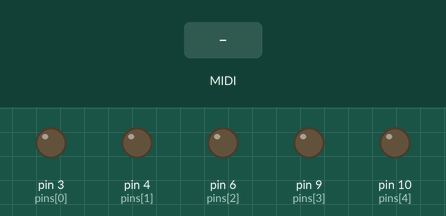
A sketch run on a simulated Teensy 3. Shown: output pins drawn as LEDs (lit = HIGH). The test bench sets the inputs (shaded band).

Above: at 1.2 s.
1.3 s: MIDI note 60 received
At 1.45 s:
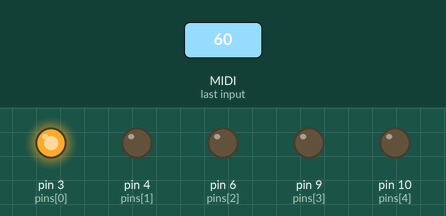
3.1 s: MIDI note 64 received
At 3.25 s:
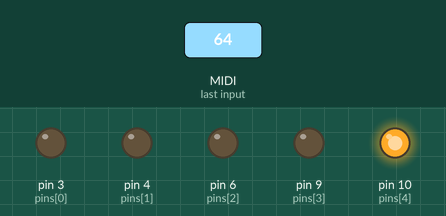
Timing chart, 0 to 6.1 s (numbered marks = the images above; inputs shaded):
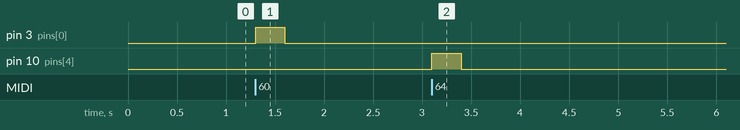

Measured:
- after the input at 1.3 s, pin 3 (pins[0]): LOW → HIGH at once, → LOW 0.30 s later
- after the input at 3.1 s, pin 10 (pins[4]): LOW → HIGH at once, → LOW 0.30 s later

The sketch:

musicBotsSustain.ino
```cpp
/* / **************************************
musicBotsSustain
Turn on the PWM pins specified in pins[] when
MIDI "note on" messages are received. Turn off when
corresponding "note off" message is received.

For use with 5 channel modular-muse motor driver board:
https://oshpark.com/shared_projects/uq5EsZsM
Made for a Teensy LC

or a 4 channel modular-muse motor driver board and some jumper wires
https://oshpark.com/shared_projects/1uvL8iDM

NOTE: this code uses Teensyduino:
https://www.pjrc.com/teensy/teensyduino.html

variables:
pins[] - this array determines output pins to use (assumes PWM)
lowNote - determines the starting MIDI note for the first motor channel,
          the rest count up one note per channel
MIDI velocity is mapped to PWM rate to control motor power/speed

by Jiffer Harriman - modular-muse.com
************************************** */

// use PWM pins 3, 4, 6, 9, 10
int pins[] = {3, 4, 6, 9, 10};
#define numNotes 5

// motor channel 0 will be triggered by lowNote
// motor channel 1 will be triggered by lowNote + 1 etc.
int lowNote = 60; // MIDI note 60 (C-2) // change to use different note triggers

// Teensy MIDI callbacks
void OnNoteOn(byte channel, byte note, byte velocity);
void OnNoteOff(byte channel, byte note, byte velocity);

// initialization
void setup() {
  // output pins
  for (int i = 0; i < 5; i++) {
    pinMode(pins[i], OUTPUT);
  }

  // init MIDI callbacks
  usbMIDI.setHandleNoteOn(OnNoteOn);
  usbMIDI.setHandleNoteOff(OnNoteOff);
}

// main loop
void loop() {
  while (usbMIDI.read()) {
  }

  // nothing to do here...

}

// OnNoteOn() callback
// When a new "note on" message is recieved
void OnNoteOn(byte channel, byte note, byte velocity) {

  // check if the note is in range for our possible motor outputs
  if (note >= lowNote && note < lowNote + numNotes) {
    // adjust for note # offset
    int notePin = note - lowNote;
    // linear map from MIDI's 7 bits of resolution to Teensy's 12
    analogWrite(pins[notePin], velocity << 5 );
  }

}

// OnNoteOff() callback
// When a new "note off" message is received
void OnNoteOff(byte channel, byte note, byte velocity) {

  // check that it is in the range
  if (note >= lowNote && note < lowNote + numNotes) {
    int notePin = note - lowNote; // offset
    analogWrite(pins[notePin], 0); // turn it off
  }
}
```
